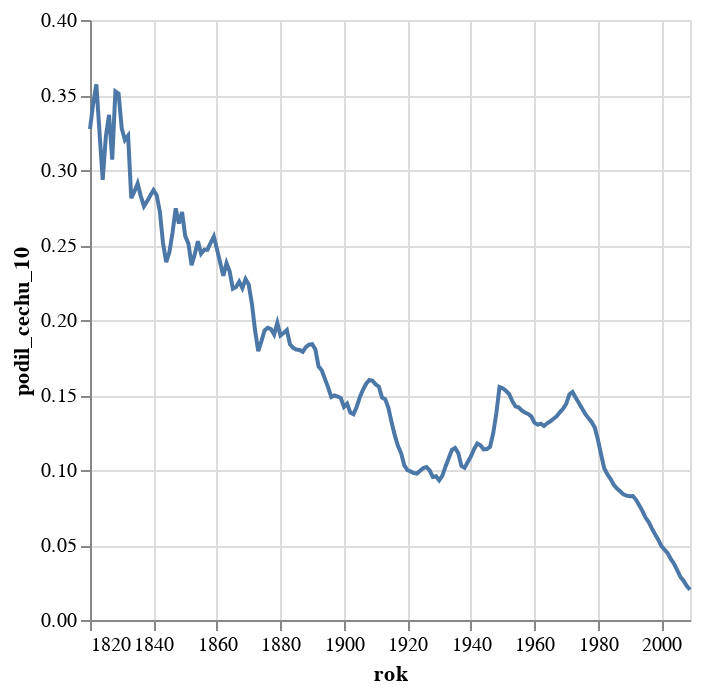

Notebook code for this chart:
### Code cell
alt.Chart(odmlceni.filter(pl.col("rok") < datetime.date(year = 2010, month=1, day=1)).to_pandas()).mark_line().encode(alt.Y("podil_cechu_10:Q"),alt.X('rok:T'))

### Figure 1 — Vega-Lite specification as saved in the notebook (floating-point values rounded to 4 significant figures; data arrays with more than 128 entries replaced by an {"elided": "..."} marker saying what was removed)
{"config": {"view": {"continuousWidth": 300, "continuousHeight": 300}}, "data": {"name": "data-1c07d94368703c1eb9493bdfb420ed5b"}, "mark": {"type": "line"}, "encoding": {"x": {"field": "rok", "type": "temporal"}, "y": {"field": "podil_cechu_10", "type": "quantitative"}}, "$schema": "https://vega.github.io/schema/vega-lite/v5.8.0.json", "datasets": {"data-1c07d94368703c1eb9493bdfb420ed5b": {"elided": "190 records"}}}
